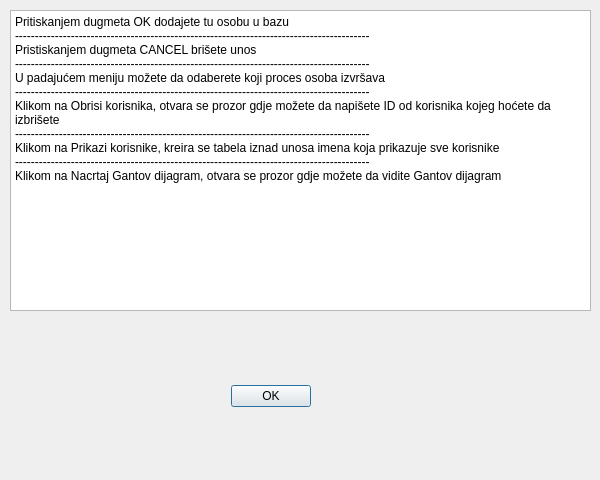
<?xml version="1.0" encoding="UTF-8"?>
<ui version="4.0">
 <class>DialogHelp</class>
 <widget class="QDialog" name="DialogHelp">
  <property name="geometry">
   <rect>
    <x>0</x>
    <y>0</y>
    <width>600</width>
    <height>480</height>
   </rect>
  </property>
  <property name="windowTitle">
   <string>Dialog</string>
  </property>
  <widget class="QDialogButtonBox" name="buttonBox">
   <property name="geometry">
    <rect>
     <x>230</x>
     <y>380</y>
     <width>81</width>
     <height>32</height>
    </rect>
   </property>
   <property name="orientation">
    <enum>Qt::Horizontal</enum>
   </property>
   <property name="standardButtons">
    <set>QDialogButtonBox::Ok</set>
   </property>
  </widget>
  <widget class="QPlainTextEdit" name="plainTextEdit">
   <property name="geometry">
    <rect>
     <x>10</x>
     <y>10</y>
     <width>581</width>
     <height>301</height>
    </rect>
   </property>
   <property name="readOnly">
    <bool>true</bool>
   </property>
   <property name="plainText">
    <string>Pritiskanjem dugmeta OK dodajete tu osobu u bazu
-----------------------------------------------------------------------------------------
Pristiskanjem dugmeta CANCEL brišete unos
-----------------------------------------------------------------------------------------
U padajućem meniju možete da odaberete koji proces osoba izvršava
-----------------------------------------------------------------------------------------
Klikom na Obrisi korisnika, otvara se prozor gdje možete da napišete ID od korisnika kojeg hoćete da izbrišete
-----------------------------------------------------------------------------------------
Klikom na Prikazi korisnike, kreira se tabela iznad unosa imena koja prikazuje sve korisnike
-----------------------------------------------------------------------------------------
Klikom na Nacrtaj Gantov dijagram, otvara se prozor gdje možete da vidite Gantov dijagram 
</string>
   </property>
  </widget>
 </widget>
 <resources/>
 <connections>
  <connection>
   <sender>buttonBox</sender>
   <signal>accepted()</signal>
   <receiver>DialogHelp</receiver>
   <slot>accept()</slot>
   <hints>
    <hint type="sourcelabel">
     <x>248</x>
     <y>254</y>
    </hint>
    <hint type="destinationlabel">
     <x>157</x>
     <y>274</y>
    </hint>
   </hints>
  </connection>
  <connection>
   <sender>buttonBox</sender>
   <signal>rejected()</signal>
   <receiver>DialogHelp</receiver>
   <slot>reject()</slot>
   <hints>
    <hint type="sourcelabel">
     <x>316</x>
     <y>260</y>
    </hint>
    <hint type="destinationlabel">
     <x>286</x>
     <y>274</y>
    </hint>
   </hints>
  </connection>
 </connections>
</ui>
